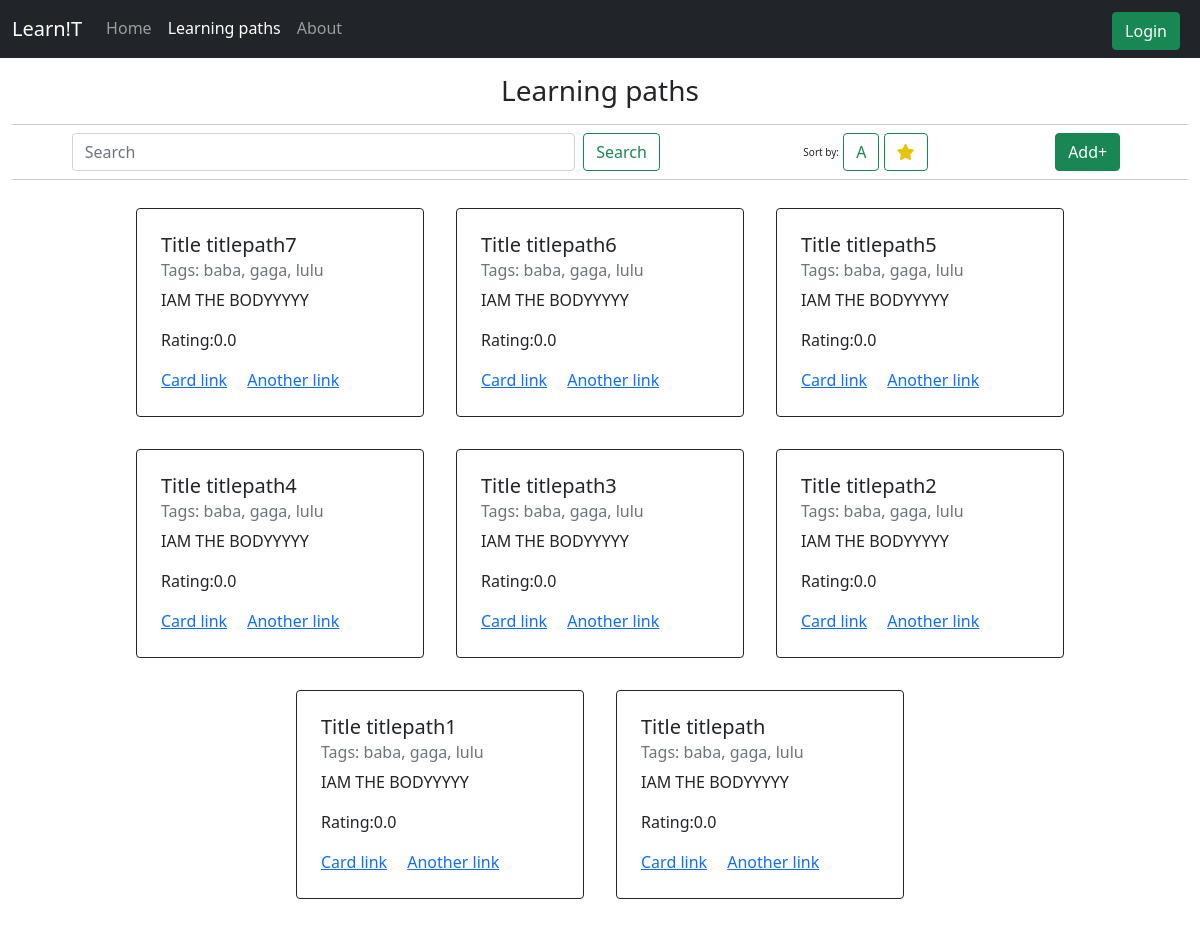
Screenshot of /learning-paths with the database file from the repository.
### tables this page shows
CREATE TABLE lpaths (
    id INTEGER PRIMARY KEY AUTOINCREMENT,
    title TEXT NOT NULL,
    tags TEXT,
    body TEXT,
    rating REAL DEFAULT 0.0,
    isActive INTEGER DEFAULT 0,
    userId INTEGER,
    FOREIGN KEY(userId) REFERENCES users(id)
);

### app.py (the view)
@app.route('/learning-paths', methods=['GET'])
def learningPaths():
    active = [0,1,0]
    last = request.args.get('last')
    sortBy = request.args.get('sortBy')#rating, alpha
    firstvalue = None
    limit = 10
    with sqlite3.connect(_DB) as conn:
            cur = conn.cursor();
            if(sortBy and last):
                match sortBy:
                    case 'rating':
                        lpaths = cur.execute("SELECT * FROM lpaths WHERE rating > ? ORDER BY rating LIMIT ?;", (last,limit)).fetchall()
                    case 'alpha':
                        lpaths = cur.execute("SELECT * FROM lpaths WHERE title > ? ORDER BY title LIMIT ?;", (last,limit)).fetchall()
            if(sortBy):
                match sortBy:
                    case 'rating':
                        lpaths = cur.execute("SELECT * FROM lpaths ORDER BY rating LIMIT ?;", (limit)).fetchall()
                    case 'alpha':
                        lpaths = cur.execute("SELECT * FROM lpaths ORDER BY title LIMIT ?;", (limit)).fetchall()
            if(last):
                lpaths = cur.execute("SELECT * FROM lpaths WHERE id < ? ORDER BY id DESC LIMIT ?;", (last,limit)).fetchall()
            lpaths = cur.execute("SELECT * FROM lpaths ORDER BY id DESC LIMIT ?;", (limit,)).fetchall()
            if not lpaths:
                active = [0,0,0]
                return render_template('errorpage.html', active=active)
    return render_template("learning-paths.html", active=active, paths=lpaths)

### templates/learning-paths.html
{% extends "layout.html" %} {% block title %} Learning paths {% endblock %} {%
block main %}
<div class="text-center">
  <h3 style="margin-bottom: 0rem">
    Learning paths
    <hr class="mb-0" />
  </h3>
</div>
<div class="d-flex justify-content-around align-items-center">
  <form class="d-flex w-50 me-4">
    <input
      class="form-control me-2"
      type="search"
      placeholder="Search"
      aria-label="Search"
    />
    <button class="btn btn-outline-success" type="submit">Search</button>
  </form>
  <div>
    <span class="font-weight-light registertip">Sort by:</span>
    <button class="btn btn-outline-success" type="">A</button>
    <button class="btn btn-outline-success" type="">
      <i class="fa-solid fa-star" style="color: rgb(230, 196, 9)"></i>
    </button>
  </div>
  <div class="d-flex justify-content-end">
    <a href="/new"
      ><button class="btn btn-success m-2" type="submit" id="">Add+</button></a
    >
  </div>
</div>
<hr class="m-0 mb-1" />
<div class="container-lg">
  <div class="row row-cols-4 justify-content-center p-2">
    {%if paths %} {%for path in paths%}
    <div class="card border-dark m-3 p-2" style="width: 18rem">
      <div class="card-body">
        <h5 class="card-title" id="title">Title {{path[1]}}</h5>
        <h6 class="card-subtitle mb-2 text-muted">Tags: {{path[2]}}</h6>
        <p class="card-text">{{path[3]}}</p>
        <p>Rating:{{path[4]}}</p>
        <a href="#" class="card-link">Card link</a>
        <a href="#" class="card-link">Another link</a>
      </div>
    </div>
    {%endfor%} {%endif%}
  </div>
</div>
{% endblock %}

### templates/layout.html (shortened to what this page needs)
<!DOCTYPE html>
<html lang="en">
  <head>
    <link
      href="https://cdn.jsdelivr.net/npm/bootstrap@5.1.3/dist/css/bootstrap.min.css"
      rel="stylesheet"
    />
    <link href="/static/styles.css" rel="stylesheet" />
  </head>
  <body>
    <nav class="navbar navbar-expand-sm navbar-dark bg-dark">
      <div class="container-fluid">
        <a class="navbar-brand nav-item" href="/">Learn!T</a>
        <div
          class="offcanvas bg-dark navbar-dark offcanvas-end"
          tabindex="-1"
          id="offcanvasNavbar"
          aria-labelledby="offcanvasNavbarLabel"
        >
          <div class="offcanvas-body">
             {%if session['user_id']%}
             <ul class="navbar-nav navbar-dark bg-dark flex-grow-1 pe-3">
              <li class="nav-item">
                {%if active[0]%}
                <a class="nav-link active" aria-current="page" href="/">Home</a>
                {%else%}
                <a class="nav-link" href="/">Home</a>
                {%endif%}
              </li>
              <li class="nav-item">
                {%if active[1]%}
                <a class="nav-link active" href="/learning-paths" aria-current="page">Learning paths</a>
                {%else%}
                <a class="nav-link" href="/learning-paths">Learning paths</a>
                {%endif%}
              </li>
              <li class="nav-item">
                {%if active[2]%}
                <a class="nav-link active" href="/about" aria-current="page">About</a>
                {%else%}
                <a class="nav-link" href="/about">About</a>
                {%endif%}
              </li>
            </ul>
            <form class="d-flex">
              <a class="btn btn-success me-2 mt-1" type="button" href="/settings">
                Account
              </a>
              <a class="btn btn-outline-success me-2 mt-1" type="button" href="/logout">
                Log out
              </a>
            </form>
              {%else%}
            <ul class="navbar-nav navbar-dark bg-dark flex-grow-1 pe-3">
              <li class="nav-item">
                {%if active[0]%}
                <a class="nav-link active" aria-current="page" href="/">Home</a>
                {%else%}
                <a class="nav-link" href="/">Home</a>
                {%endif%}
              </li>
              <li class="nav-item">
                {%if active[1]%}
                <a class="nav-link active" href="/learning-paths" aria-current="page">Learning paths</a>
                {%else%}
                <a class="nav-link" href="/learning-paths">Learning paths</a>
                {%endif%}
              </li>
              <li class="nav-item">
                {%if active[2]%}
                <a class="nav-link active" href="/about" aria-current="page">About</a>
                {%else%}
                <a class="nav-link" href="/about">About</a>
                {%endif%}
              </li>
            </ul>
            <form class="d-flex">
              <a class="btn btn-success me-2 mt-1" type="button" href="/login">
                Login
              </a>
            </form>
            {%endif%}
          </div>
        </div>
      </div>
    </nav>
    <main class="container-fluid py-3">
      {% block main %}{% endblock %}
    </main>
  </body>
</html>

### static/styles.css (style rules this page uses)
.registertip { font-size: x-small; text-decoration: none; }

### rows the page displays
lpaths: title "titlepath7", tags "baba, gaga, lulu", body "IAM THE BODYYYYY", rating "0.0"
lpaths: title "titlepath6", tags "baba, gaga, lulu", body "IAM THE BODYYYYY", rating "0.0"
lpaths: title "titlepath5", tags "baba, gaga, lulu", body "IAM THE BODYYYYY", rating "0.0"
lpaths: title "titlepath4", tags "baba, gaga, lulu", body "IAM THE BODYYYYY", rating "0.0"
lpaths: title "titlepath3", tags "baba, gaga, lulu", body "IAM THE BODYYYYY", rating "0.0"
lpaths: title "titlepath2", tags "baba, gaga, lulu", body "IAM THE BODYYYYY", rating "0.0"
lpaths: title "titlepath1", tags "baba, gaga, lulu", body "IAM THE BODYYYYY", rating "0.0"
lpaths: title "titlepath", tags "baba, gaga, lulu", body "IAM THE BODYYYYY", rating "0.0"
